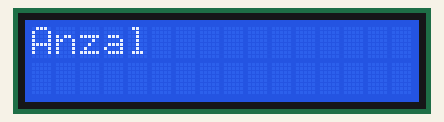
A sketch run on a simulated Arduino Uno, built with avr-gcc and run on an emulated ATmega328P. Shown: 16×2 character LCD.

Above: at 0.11 s.
At 0.52 s:
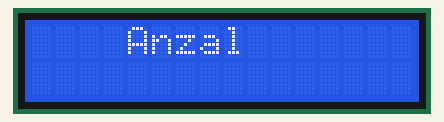
At 0.93 s:
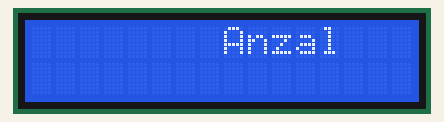
At 1.35 s:
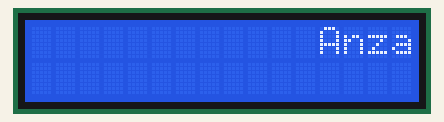
At 1.86 s:
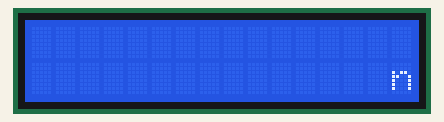
At 2.27 s:
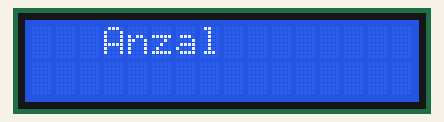

Measured:
- by itself, everything shown: repeats every 1.9 s, in 18 steps

The sketch:

lcd_scroll.ino
```cpp
  #include<LiquidCrystal.h>
  LiquidCrystal lcd(12,11,5,4,3,2);//RS,E,D4,D5,D6,D7
  int i=0;
void setup() {
  lcd.begin(16,2);
}
void loop() {
  for(i=0;i<=15;i++)
  {
  lcd.setCursor(i,0);
  lcd.print("Anzal");
  delay(100);
  lcd.clear();}
  for(i=16;i>=15;i--)
  {lcd.setCursor(i,1);
  lcd.print("nizam");
  delay(100);
  lcd.clear();
  }

}
```
